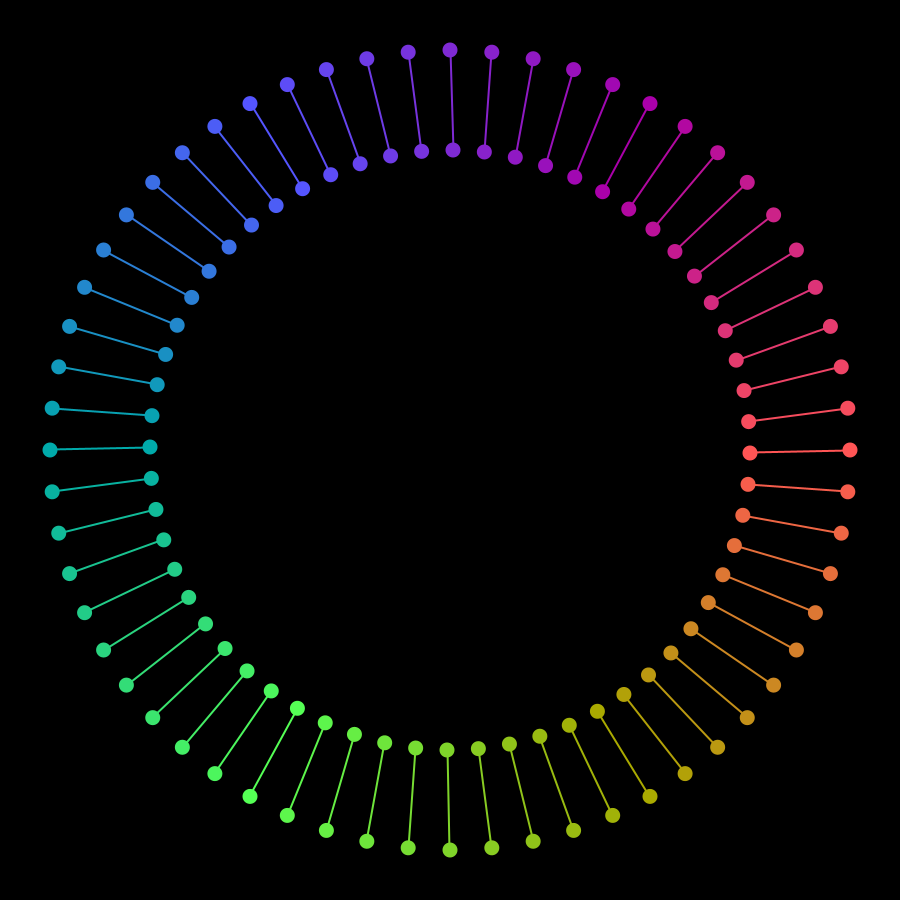
Frame 1 (no input)
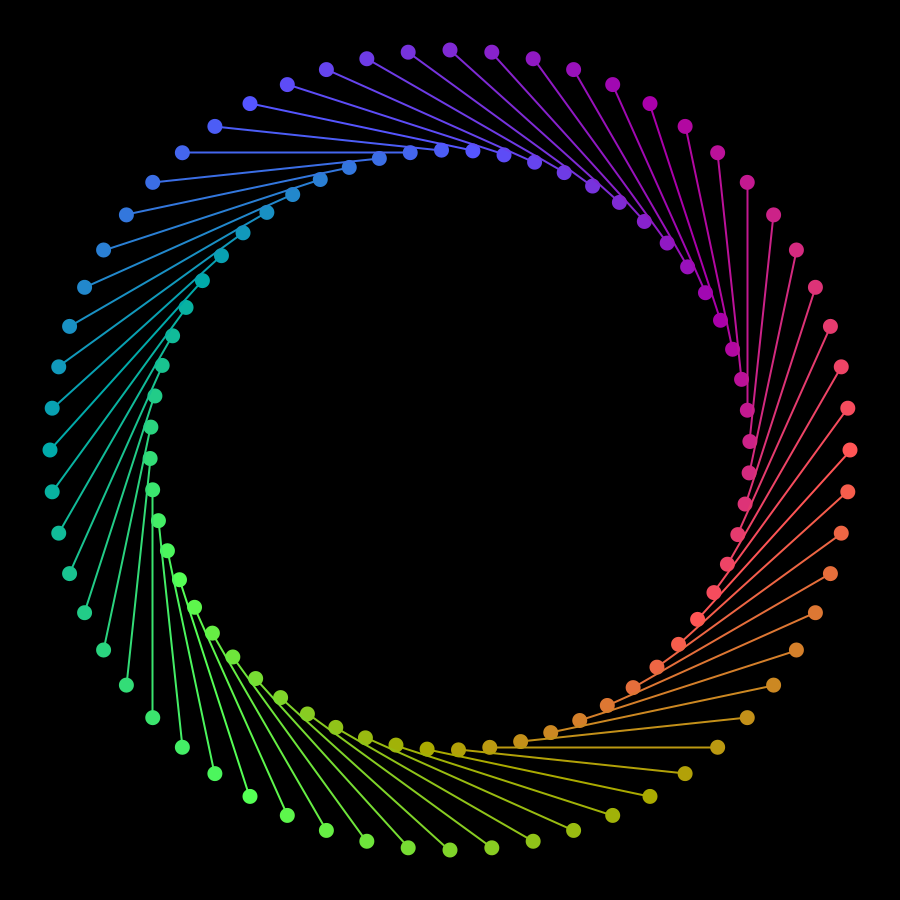
Frame 60 (the mouse pressed at the canvas centre just before this capture)
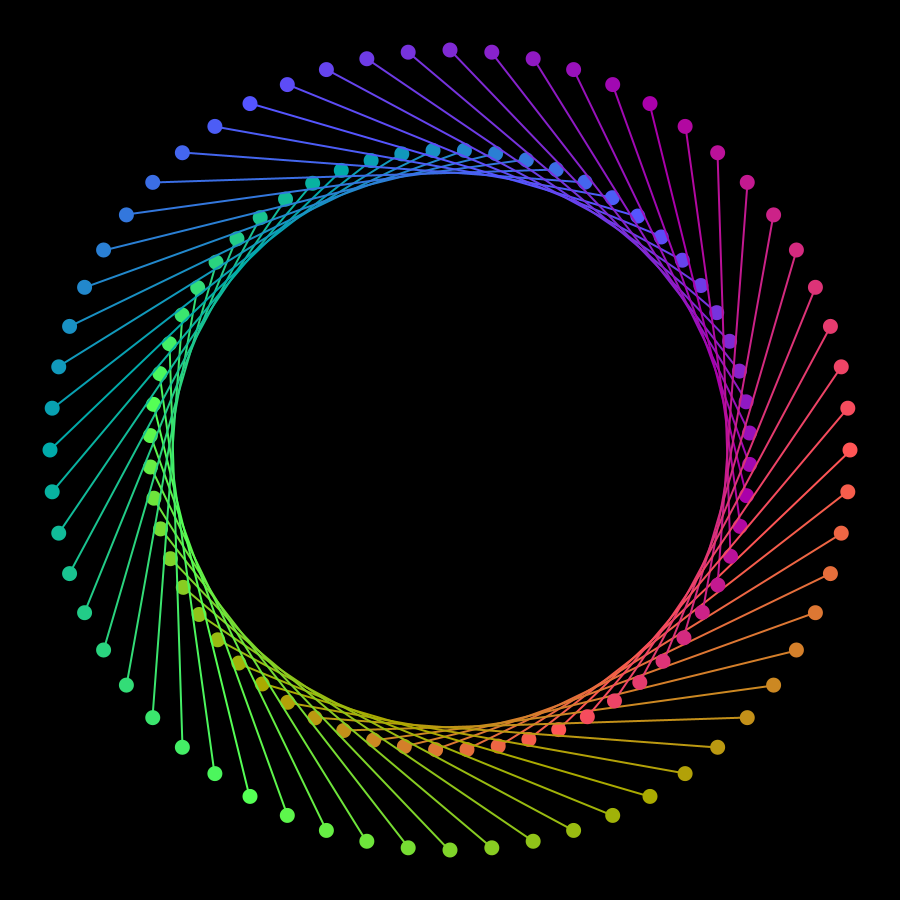
Frame 120 (the mouse held since frame 60 and released just before this capture)

The Processing sketch that drew these frames (run headless with seeded random() and noise(); from frame 60 on, the mouse is pressed at the canvas centre):

// Processing sketch: Rainbow_Lines_Circle
// ── Rainbow_Lines_Circle.pde
Bola[][] bola;
int raio = 400;

void setup()
{
  size(900, 900);
  
  bola = new Bola[2][60];
  
  for(int r=0; r<2; r++)
  {
    for(int ang=0; ang<60; ang++)
    {
      bola[r][ang] = new Bola(r, ang);
    }
  }
  
}

void draw()
{
  translate(width/2, height/2);
  background(0);
  
  stroke(255);
  noFill();
  //ellipse(0, 0, 2*raio, 2*raio);
  
  for(int r=0; r<2; r++)
  {
    for(int ang=0; ang<60; ang++)
    {
      bola[r][ang].update();
      bola[r][ang].draw();
    }
  }
  
}
// ── Bola.pde
class Bola
{
  PVector cor;
  float diametro, angulo = 0;
  int r, ang;
  
  Bola(int r, int ang)
  {
    this.r = r;
    this.ang = ang;
    this.diametro = 15;
    this.cor = new PVector(map(min(abs(ang-0), abs(ang-60)), 0, 30, 255, 0), map(min(abs(ang-20), abs(ang-80)), 0, 30, 255, 0), map(min(abs(ang+20), abs(ang-40)), 0, 30, 255, 0));
  }
  
  void update()
  {
    if(r == 1)
    {
      this.angulo += 0.01;
      //this.angulo = map(mouseX, 0, width, 0, TWO_PI);
    }
  }
  
  void draw()
  {
    /*stroke(cor.x, cor.y, cor.z);
    stroke(128);
    noFill();
    line(-raio*cos(angulo), -raio*sin(angulo), raio*cos(angulo), raio*sin(angulo));*/
    
    noStroke();
    fill(cor.x, cor.y, cor.z);
    
    float p1x, p1y, p2x, p2y;
    
    p1x = 400*cos(map(ang, 0, 60, 0, TWO_PI));
    p1y = 400*sin(map(ang, 0, 60, 0, TWO_PI));
    
    p2x = 300*cos(this.angulo+map(ang, 0, 60, 0, TWO_PI));
    p2y = 300*sin(this.angulo+map(ang, 0, 60, 0, TWO_PI));
    
    if(r == 0)
    {
      ellipse(p1x, p1y, this.diametro, this.diametro);
    }
    else
    {
      ellipse(p2x, p2y, this.diametro, this.diametro);
      stroke(cor.x, cor.y, cor.z);
      strokeWeight(2);
      line(p1x, p1y, p2x, p2y);
    }
    
  }
  
}
